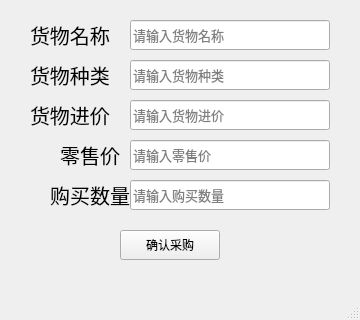
<?xml version="1.0" encoding="UTF-8"?>
<ui version="4.0">
 <class>addGoodsWindow</class>
 <widget class="QMainWindow" name="addGoodsWindow">
  <property name="geometry">
   <rect>
    <x>0</x>
    <y>0</y>
    <width>360</width>
    <height>320</height>
   </rect>
  </property>
  <property name="windowTitle">
   <string>MainWindow</string>
  </property>
  <widget class="QWidget" name="centralwidget">
   <widget class="QLineEdit" name="kindGoodsLineEdit">
    <property name="geometry">
     <rect>
      <x>130</x>
      <y>60</y>
      <width>200</width>
      <height>30</height>
     </rect>
    </property>
    <property name="font">
     <font>
      <family>Times New Roman</family>
      <pointsize>10</pointsize>
      <weight>50</weight>
      <bold>false</bold>
     </font>
    </property>
    <property name="text">
     <string/>
    </property>
    <property name="echoMode">
     <enum>QLineEdit::Normal</enum>
    </property>
    <property name="placeholderText">
     <string>请输入货物种类</string>
    </property>
   </widget>
   <widget class="QLineEdit" name="purchasingPriceLineEdit">
    <property name="geometry">
     <rect>
      <x>130</x>
      <y>100</y>
      <width>200</width>
      <height>30</height>
     </rect>
    </property>
    <property name="font">
     <font>
      <family>Times New Roman</family>
      <pointsize>10</pointsize>
      <weight>50</weight>
      <bold>false</bold>
     </font>
    </property>
    <property name="text">
     <string/>
    </property>
    <property name="placeholderText">
     <string>请输入货物进价</string>
    </property>
   </widget>
   <widget class="QPushButton" name="addGoodsButton">
    <property name="geometry">
     <rect>
      <x>120</x>
      <y>230</y>
      <width>100</width>
      <height>30</height>
     </rect>
    </property>
    <property name="text">
     <string>确认采购</string>
    </property>
   </widget>
   <widget class="QLabel" name="label">
    <property name="geometry">
     <rect>
      <x>30</x>
      <y>20</y>
      <width>100</width>
      <height>30</height>
     </rect>
    </property>
    <property name="font">
     <font>
      <family>Times New Roman</family>
      <pointsize>15</pointsize>
      <weight>50</weight>
      <bold>false</bold>
     </font>
    </property>
    <property name="text">
     <string>货物名称</string>
    </property>
   </widget>
   <widget class="QLineEdit" name="retailPriceLineEdit">
    <property name="geometry">
     <rect>
      <x>130</x>
      <y>140</y>
      <width>200</width>
      <height>30</height>
     </rect>
    </property>
    <property name="font">
     <font>
      <family>Times New Roman</family>
      <pointsize>10</pointsize>
      <weight>50</weight>
      <bold>false</bold>
     </font>
    </property>
    <property name="text">
     <string/>
    </property>
    <property name="echoMode">
     <enum>QLineEdit::Normal</enum>
    </property>
    <property name="placeholderText">
     <string>请输入零售价</string>
    </property>
   </widget>
   <widget class="QLineEdit" name="namegGoodsLineEdit">
    <property name="geometry">
     <rect>
      <x>130</x>
      <y>20</y>
      <width>200</width>
      <height>30</height>
     </rect>
    </property>
    <property name="font">
     <font>
      <family>Times New Roman</family>
      <pointsize>10</pointsize>
      <weight>50</weight>
      <bold>false</bold>
     </font>
    </property>
    <property name="text">
     <string/>
    </property>
    <property name="placeholderText">
     <string>请输入货物名称</string>
    </property>
   </widget>
   <widget class="QLabel" name="label_4">
    <property name="geometry">
     <rect>
      <x>20</x>
      <y>140</y>
      <width>100</width>
      <height>30</height>
     </rect>
    </property>
    <property name="font">
     <font>
      <family>Times New Roman</family>
      <pointsize>15</pointsize>
      <weight>50</weight>
      <bold>false</bold>
     </font>
    </property>
    <property name="text">
     <string>零售价</string>
    </property>
    <property name="alignment">
     <set>Qt::AlignRight|Qt::AlignTrailing|Qt::AlignVCenter</set>
    </property>
   </widget>
   <widget class="QLabel" name="label_3">
    <property name="geometry">
     <rect>
      <x>30</x>
      <y>100</y>
      <width>100</width>
      <height>30</height>
     </rect>
    </property>
    <property name="font">
     <font>
      <family>Times New Roman</family>
      <pointsize>15</pointsize>
      <weight>50</weight>
      <bold>false</bold>
     </font>
    </property>
    <property name="text">
     <string>货物进价</string>
    </property>
   </widget>
   <widget class="QLabel" name="label_2">
    <property name="geometry">
     <rect>
      <x>30</x>
      <y>60</y>
      <width>100</width>
      <height>30</height>
     </rect>
    </property>
    <property name="font">
     <font>
      <family>Times New Roman</family>
      <pointsize>15</pointsize>
      <weight>50</weight>
      <bold>false</bold>
     </font>
    </property>
    <property name="text">
     <string>货物种类</string>
    </property>
   </widget>
   <widget class="QLineEdit" name="quentityStcokLineEdit">
    <property name="geometry">
     <rect>
      <x>130</x>
      <y>180</y>
      <width>200</width>
      <height>30</height>
     </rect>
    </property>
    <property name="font">
     <font>
      <family>Times New Roman</family>
      <pointsize>10</pointsize>
      <weight>50</weight>
      <bold>false</bold>
     </font>
    </property>
    <property name="text">
     <string/>
    </property>
    <property name="echoMode">
     <enum>QLineEdit::Normal</enum>
    </property>
    <property name="placeholderText">
     <string>请输入购买数量</string>
    </property>
   </widget>
   <widget class="QLabel" name="label_5">
    <property name="geometry">
     <rect>
      <x>30</x>
      <y>180</y>
      <width>100</width>
      <height>30</height>
     </rect>
    </property>
    <property name="font">
     <font>
      <family>Times New Roman</family>
      <pointsize>15</pointsize>
      <weight>50</weight>
      <bold>false</bold>
     </font>
    </property>
    <property name="text">
     <string>购买数量</string>
    </property>
    <property name="alignment">
     <set>Qt::AlignRight|Qt::AlignTrailing|Qt::AlignVCenter</set>
    </property>
   </widget>
  </widget>
  <widget class="QMenuBar" name="menubar">
   <property name="geometry">
    <rect>
     <x>0</x>
     <y>0</y>
     <width>360</width>
     <height>26</height>
    </rect>
   </property>
  </widget>
  <widget class="QStatusBar" name="statusbar"/>
 </widget>
 <resources/>
 <connections/>
</ui>
